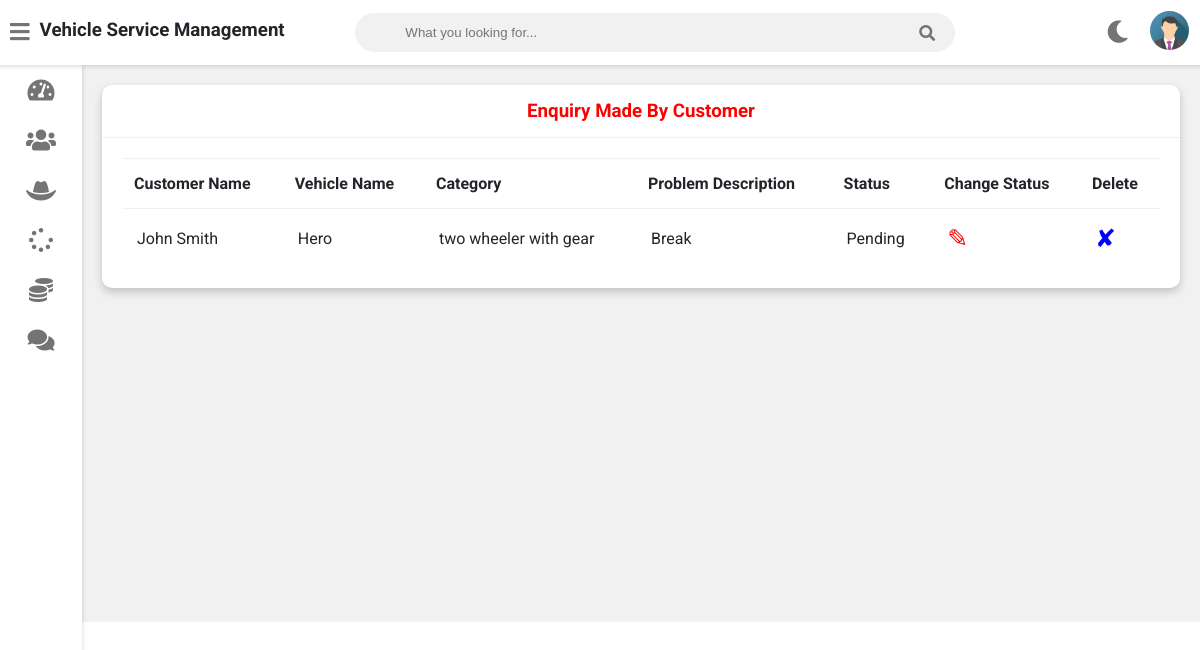
Before: /admin-view-request (signed in) with the older database file.
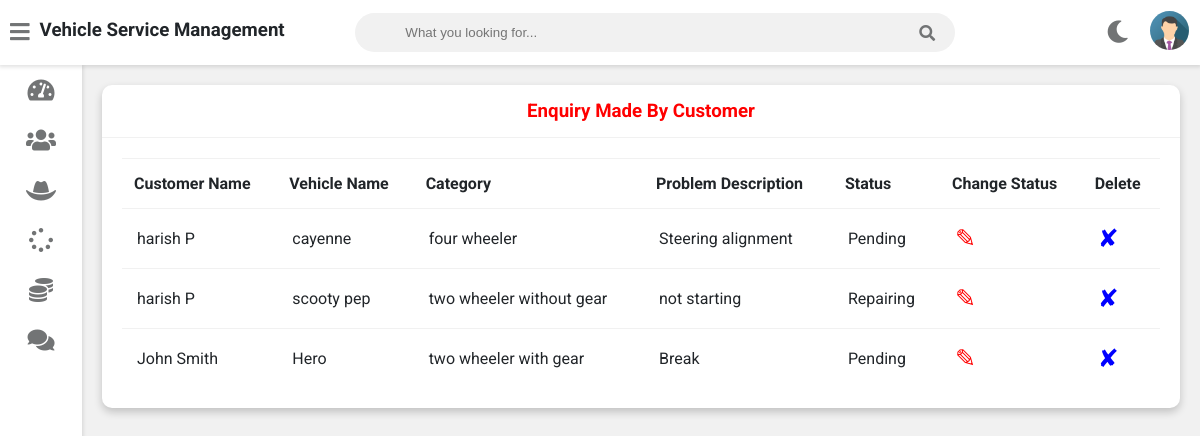
After: the same page with the newer database file.
### vehicle/models.py (models this page shows, shortened)
class Customer(models.Model):
    user=models.OneToOneField(User,on_delete=models.CASCADE)
    profile_pic= models.ImageField(upload_to='profile_pic/CustomerProfilePic/',null=True,blank=True)
    address = models.CharField(max_length=40)
    mobile = models.CharField(max_length=20,null=False)
    @property
    def get_name(self):
        return self.user.first_name+" "+self.user.last_name

class Request(models.Model):
    cat=(('two wheeler with gear','two wheeler with gear'),('two wheeler without gear','two wheeler without gear'),('three wheeler','three wheeler'),('four wheeler','four wheeler'))
    category=models.CharField(max_length=50,choices=cat)
    vehicle_no=models.PositiveIntegerField(null=False)
    vehicle_name = models.CharField(max_length=40,null=False)
    vehicle_model = models.CharField(max_length=40,null=False)
    vehicle_brand = models.CharField(max_length=40,null=False)
    mileage = models.PositiveIntegerField(null=True, blank=True)  # Allow null values
    vin_number = models.CharField(max_length=17, unique=True, null=True, blank=True)  # Allow null
    year = models.PositiveIntegerField(null=True, blank=True)  # Allow null
    problem_description = models.CharField(max_length=500,null=False)
    date=models.DateField(auto_now=True)
    cost=models.PositiveIntegerField(null=True)
    customer=models.ForeignKey('Customer', on_delete=models.CASCADE,null=True)
    mechanic=models.ForeignKey('Mechanic',on_delete=models.CASCADE,null=True)
    stat=(('Pending','Pending'),('Approved','Approved'),('Repairing','Repairing'),('Repairing Done','Repairing Done'),('Released','Released'))
    status=models.CharField(max_length=50,choices=stat,default='Pending',null=True)

### vehicle/views.py (the view)
# urls.py: path('admin-view-request',views.admin_view_request_view,name='admin-view-request'),
@login_required(login_url='adminlogin')
def admin_view_request_view(request):
    enquiry=models.Request.objects.all().order_by('-id')
    customers=[]
    for enq in enquiry:
        customer=models.Customer.objects.get(id=enq.customer_id)
        customers.append(customer)
    return render(request,'vehicle/admin_view_request.html',{'data':zip(customers,enquiry)})

### templates/vehicle/admin_view_request.html
{% extends 'vehicle/adminbase.html' %}
{% block content %}
	<div class="wrapper">
		<div class="row">
			<div class="col-12 col-m-12 col-sm-12">
				<div class="card">
					<div class="card-header">
						<h3 style="color:red; text-align:center" >Enquiry Made By Customer
						</h3>
					</div>
					<div class="card-content">
						<table>
							<thead>
                <tr>
                  <th>Customer Name</th>
                  <th>Vehicle Name</th>
                  <th>Category</th>
                  <th>Problem Description</th>
                  <th>Status</th>
                  <th>Change Status</th>
                  <th>Delete</th>
                </tr>
							</thead>
							<tbody>
                {% for c,r in data %}
                <tr>
                  <td> {{c.get_name}}</td>
                  <td> {{r.vehicle_name}}</td>
                  <td>{{r.category}}</td>
                  <td>{{r.problem_description}}</td>
                  <td>{{r.status}}</td>
                  <td><a  style="color:red; text-decoration:none;font-size:25px;" href="{% url 'change-status' r.id  %}">&#9998;</a></td>
                  <td><a style="color:blue; text-decoration:none;font-size:25px;"href="{% url 'admin-delete-request' r.id  %}">&#10008;</a></td>
                </tr>
                {% endfor %}
							</tbody>
						</table>
					</div>
				</div>
			</div>
		</div>
<br><br><br><br><br><br><br><br><br><br><br><br><br><br><br><br>
	</div>
{% endblock content %}

Changed rows visible on the page:
now on this page (row edited): Customer: get_name "harish P", vehicle_name "cayenne", category "four wheeler", problem_description "Steering alignment", status "Pending", vehicle_name "scooty pep", category "two wheeler without gear", problem_description "not starting", status "Repairing"
